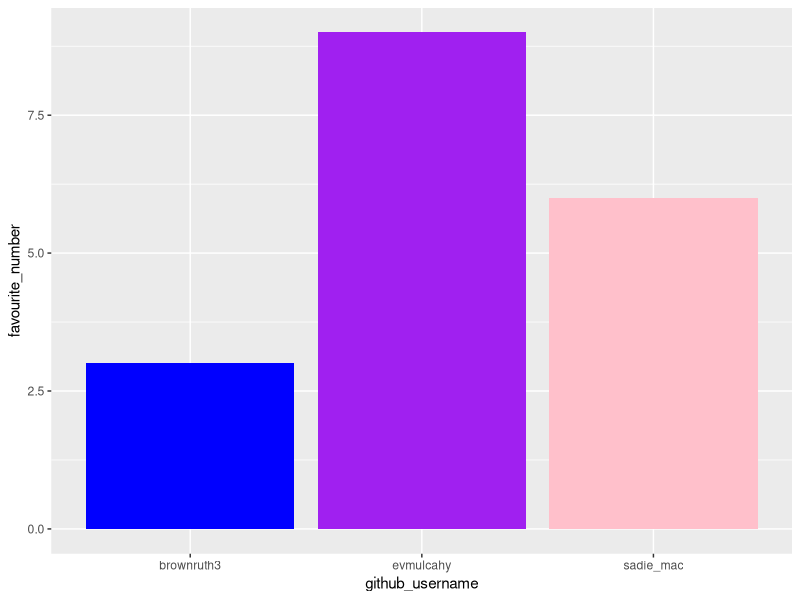
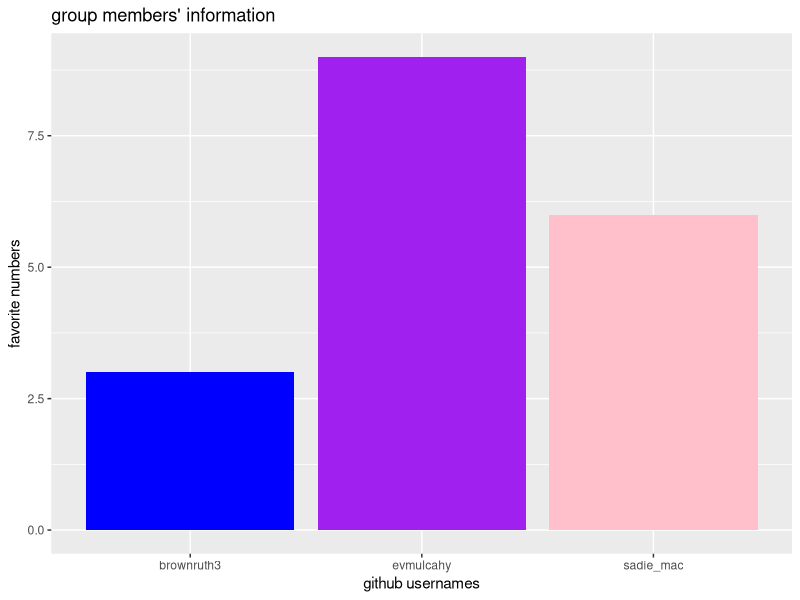
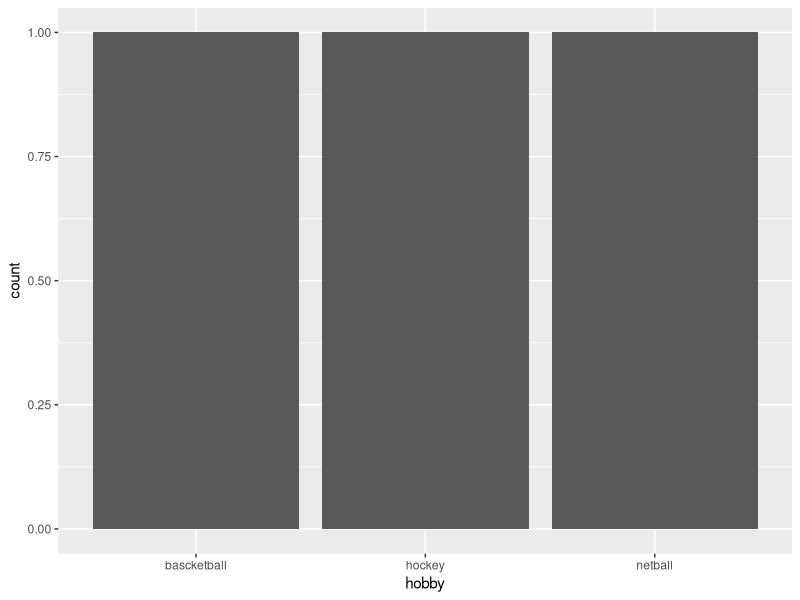

Write the R code that produced these figures, in order.
## ---- chunk 1
install.packages("tidyverse")
library(tidyverse) 
## ---- chunk 2
team_data <- tibble(
  name = c("Evelyn", "Sadie", "Ruth"),
  github_username = c("evmulcahy", "sadie_mac", "brownruth3"), 
  colour = c("purple", "pink", "blue"),
  hobby = c("hockey", "netball", "bascketball"),
  favourite_number = c(9, 6, 3)
  )

team_data
## ---- chunk 3
p1 <- ggplot(data = team_data, 
             mapping = aes(x = github_username, 
                           y = favourite_number,
                           fill = colour), 
             ) +
   geom_col() +
   scale_fill_identity()
p1
## ---- chunk 4
p1 + labs(x = "github usernames", 
          y = "favorite numbers",
          title = "group members' information")
## ---- chunk 5

p2 <- ggplot(team_data, aes(x = hobby)) +
  geom_bar()

p2

